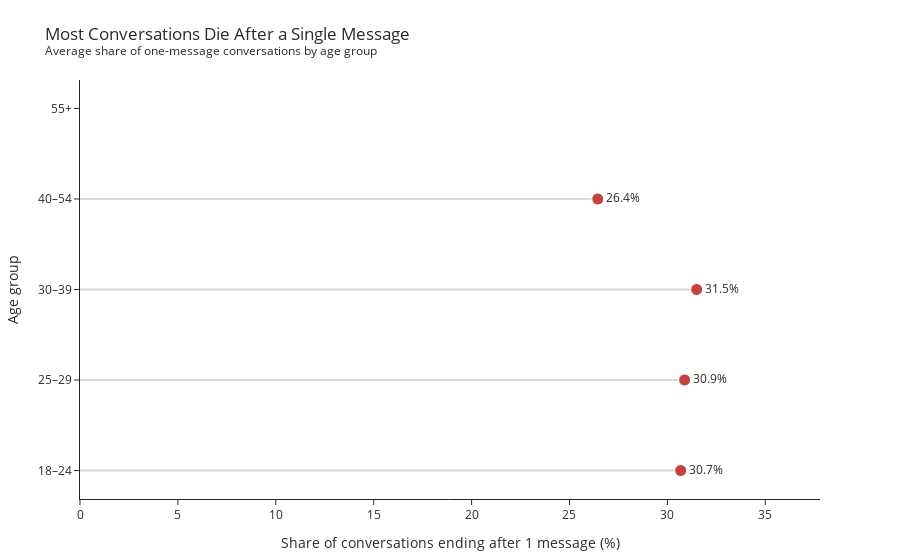

The notebook cell saved with this chart:
### Code cell
# ====================================================
# 8th Visualization — One-Message Conversation Rate by Age Band
# ====================================================

df_plot = df[['user_age', 'percentOfOneMessageConversations']].dropna()

age_bins   = [18, 25, 30, 40, 55, 100]
age_labels = ['18–24', '25–29', '30–39', '40–54', '55+']

df_plot['age_band'] = pd.cut(
    df_plot['user_age'],
    bins=age_bins,
    labels=age_labels,
    right=False
)

summary = (
    df_plot
    .groupby('age_band', observed=True)['percentOfOneMessageConversations']
    .mean()
    .reindex(age_labels)
    .reset_index(name='one_msg_rate')
)

if summary['one_msg_rate'].max() <= 1:
    summary['one_msg_rate'] *= 100

fig = go.Figure()

# stems
for _, row in summary.iterrows():
    fig.add_trace(go.Scatter(
        x=[0, row['one_msg_rate']],
        y=[row['age_band'], row['age_band']],
        mode='lines',
        line=dict(color=GRID, width=2),
        showlegend=False
    ))

# dots + labels (FT Red)
fig.add_trace(go.Scatter(
    x=summary['one_msg_rate'],
    y=summary['age_band'],
    mode='markers+text',
    marker=dict(
        size=12,
        color=FT_RED,
        line=dict(color='white', width=1)
    ),
    text=[f'{v:.1f}%' for v in summary['one_msg_rate']],
    textposition='middle right',
    textfont=dict(color=TEXT),
    showlegend=False
))

fig.update_layout(
    template='simple_white',
    title=(
        'Most Conversations Die After a Single Message<br>'
        '<sup>Average share of one-message conversations by age group</sup>'
    ),
    title_font=dict(color=TEXT),
    xaxis=dict(
        title='Share of conversations ending after 1 message (%)',
        range=[0, summary['one_msg_rate'].max() * 1.2],
        color=TEXT,
        gridcolor=GRID
    ),
    yaxis=dict(
        title='Age group',
        color=TEXT
    ),
    plot_bgcolor='white',
    paper_bgcolor='white',
    margin=dict(l=80, r=80, t=80, b=50)
)

fig.add_annotation(
    xref='paper', yref='paper',
    x=0.02, y=-0.25,
    text='Note: Across all age groups, roughly a third of conversations end after the first message.',
    showarrow=False,
    font=dict(size=10, color=FT_GREY)
)

fig.show()

save_fig('figure_8')

### Figure 1 — Plotly figure (JSON) as saved in the notebook; plotly's stock layout.template omitted (floating-point values rounded to 4 significant figures)
{"data": [{"line": {"color": "#D9D9D9", "width": 2}, "mode": "lines", "showlegend": false, "type": "scatter", "x": [0, 30.68], "y": ["18–24", "18–24"]}, {"line": {"color": "#D9D9D9", "width": 2}, "mode": "lines", "showlegend": false, "type": "scatter", "x": [0, 30.88], "y": ["25–29", "25–29"]}, {"line": {"color": "#D9D9D9", "width": 2}, "mode": "lines", "showlegend": false, "type": "scatter", "x": [0, 31.5], "y": ["30–39", "30–39"]}, {"line": {"color": "#D9D9D9", "width": 2}, "mode": "lines", "showlegend": false, "type": "scatter", "x": [0, 26.44], "y": ["40–54", "40–54"]}, {"line": {"color": "#D9D9D9", "width": 2}, "mode": "lines", "showlegend": false, "type": "scatter", "x": [0, null], "y": ["55+", "55+"]}, {"marker": {"color": "#C3423F", "line": {"color": "white", "width": 1}, "size": 12}, "mode": "markers+text", "showlegend": false, "text": ["30.7%", "30.9%", "31.5%", "26.4%", "nan%"], "textfont": {"color": "#2b2b2b"}, "textposition": "middle right", "type": "scatter", "x": [30.68, 30.88, 31.5, 26.44, NaN], "y": ["18–24", "25–29", "30–39", "40–54", "55+"]}], "layout": {"annotations": [{"font": {"color": "#6F6F6F", "size": 10}, "showarrow": false, "text": "Note: Across all age groups, roughly a third of conversations end after the first message.", "x": 0.02, "xref": "paper", "y": -0.25, "yref": "paper"}], "margin": {"b": 50, "l": 80, "r": 80, "t": 80}, "paper_bgcolor": "white", "plot_bgcolor": "white", "title": {"font": {"color": "#2b2b2b"}, "text": "Most Conversations Die After a Single Message<br><sup>Average share of one-message conversations by age group</sup>"}, "xaxis": {"color": "#2b2b2b", "gridcolor": "#D9D9D9", "range": [0, 37.79], "title": {"text": "Share of conversations ending after 1 message (%)"}}, "yaxis": {"color": "#2b2b2b", "title": {"text": "Age group"}}}}
